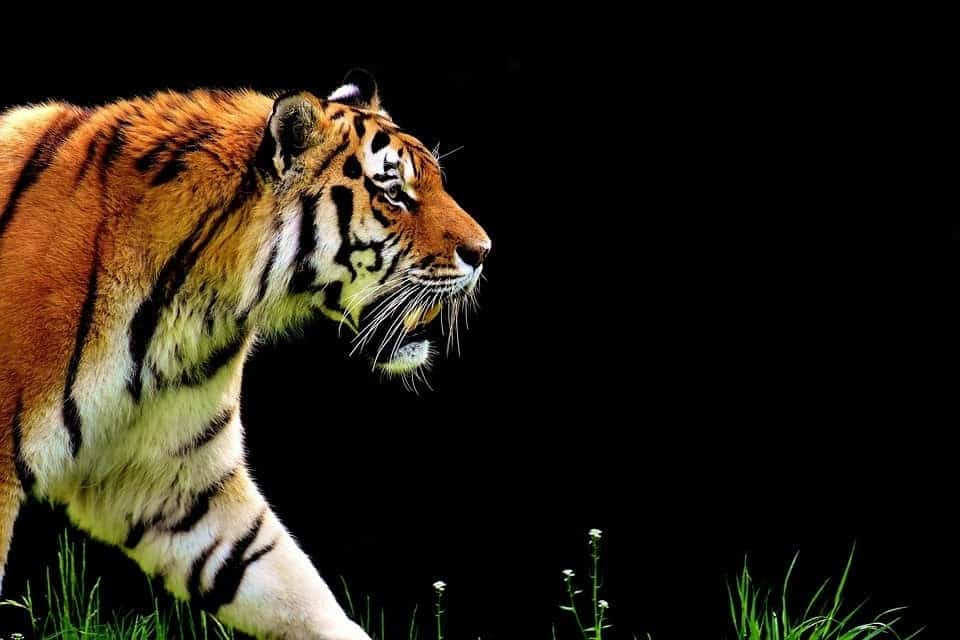
#> input picture data/tiger.jpg, 960 x 640 px
$ python 10_edge_canny.py
#> lines starting #> are read from the running program, lines starting #| are printed output that depends on the picture; after the words box and inside, x2 and y2 are one past the last pixel; in counts of white or black regions, pixels touching at a corner belong together
import cv2
import numpy as np

image = cv2.imread("./data/tiger.jpg", cv2.IMREAD_GRAYSCALE)
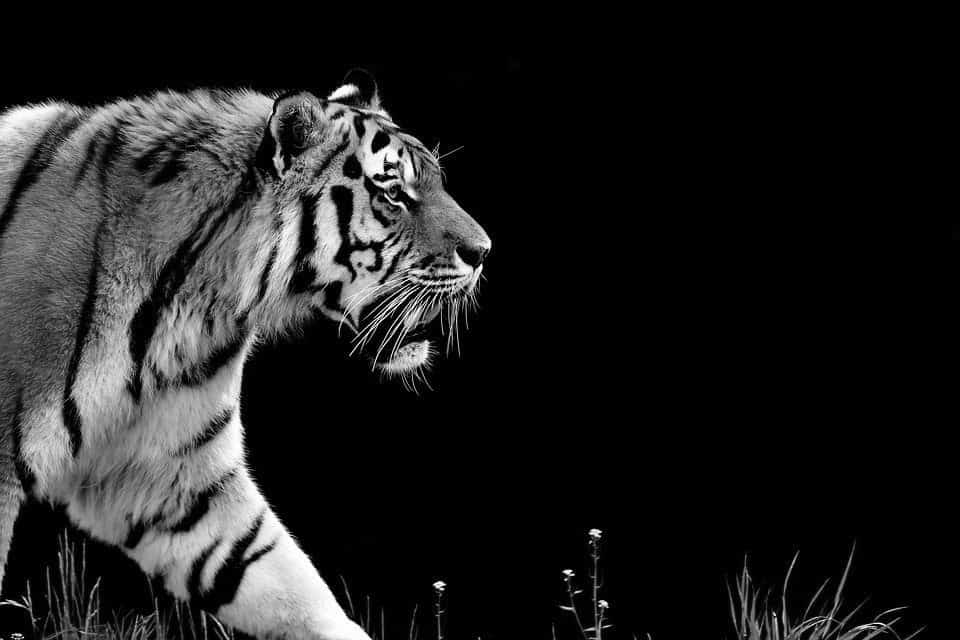
#> image: shape (640, 960); min 0, max 255, mean 33.2
# canny
canny = cv2.Canny(image, 100, 200)
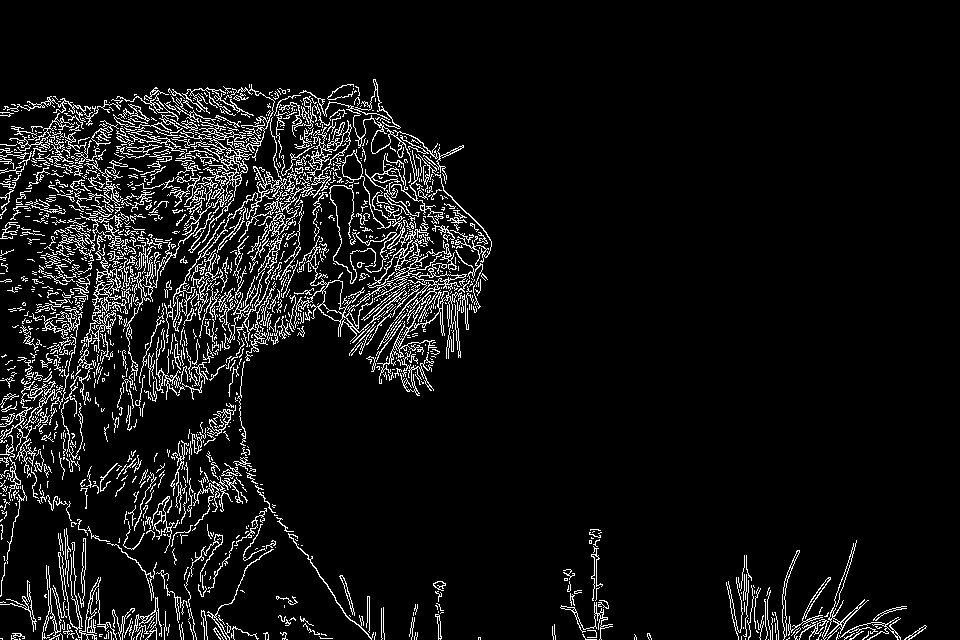
#> canny: shape (640, 960); 7.3% white in thin lines or dots, all inside (x1, y1, x2, y2) = (0, 79, 927, 640)
cv2.namedWindow("test", cv2.WINDOW_NORMAL)
cv2.imshow("test",np.hstack([image, canny]))
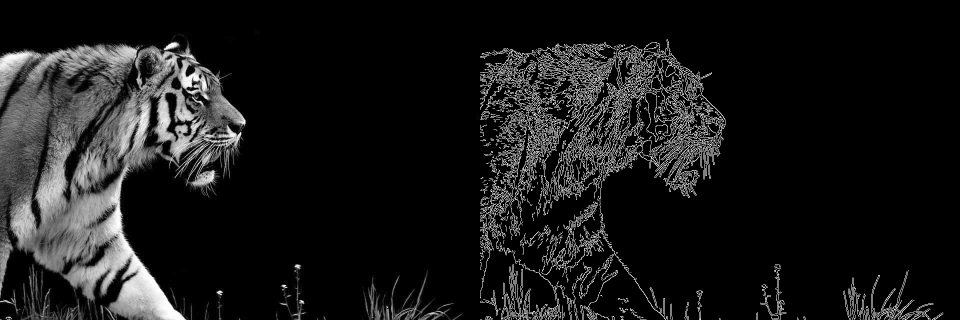
#> window 'test': shape (640, 1920) (shown at 1/2 size); min 0, max 255, mean 25.9
cv2.waitKey()
cv2.destroyAllWindows()
